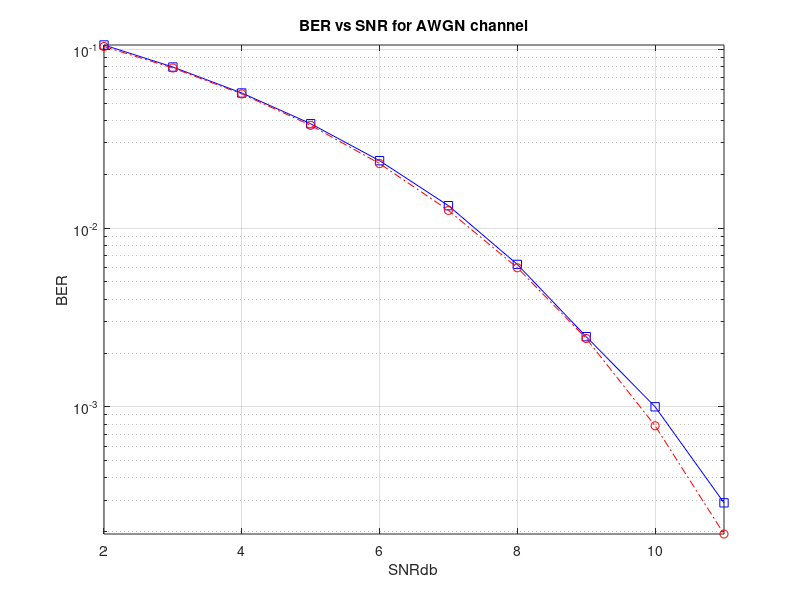

The MATLAB script that drew this image:
close all;  %clear all figure windows
clear all;  %clear all variables from memory

SNRdB = [2:1:11];  %dB SNR
SNR = 10.^(SNRdB/10);
blockLength = 100000;    %Number of symbols/bits per block


bits = randi([0,1],[1,blockLength]);    %Generating the bits
ModSym = 2*bits - 1;  %Generating BPSK symbols
n = randn(1, blockLength) + 1i*randn(1, blockLength);   %ZMCSCG Noise

for kx = 1:length(SNR)
    x = sqrt(SNR(kx)) * ModSym;   %Transmitted Symbols
    y = x + n;  %AWGN channel model
    
    DecodedBits = (real(y) >= 0); 
    BER(kx) = (sum(DecodedBits ~= bits))/blockLength;
    
end

semilogy(SNRdB, BER, 'b - s')
grid on;
hold on;
semilogy(SNRdB, qfunc(sqrt(SNR)), 'r -. o')

axis tight;

xlabel('SNRdb');
ylabel('BER');
title('BER vs SNR for AWGN channel')
